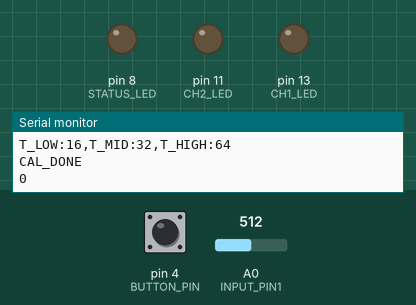
This sketch was run on a simulated Arduino Uno, built with avr-gcc and run on an emulated ATmega328P. Shown: output pins drawn as LEDs (lit = HIGH), the last lines printed to the serial monitor. Inputs (shaded band) come from the test bench; at power-on: A0 (INPUT_PIN1) = 512, pin 4 (BUTTON_PIN) LOW.

Above: at 4.8 s.
4.9 s: A0 (INPUT_PIN1) set to 716
At 6.1 s:
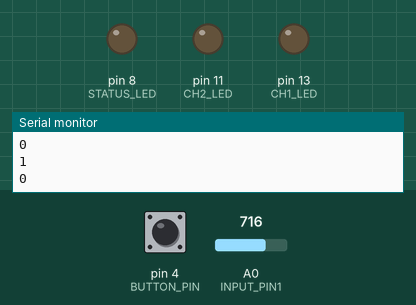
6.4 s: pin 4 (BUTTON_PIN) pulled HIGH for 0.15 s
At 7.6 s:
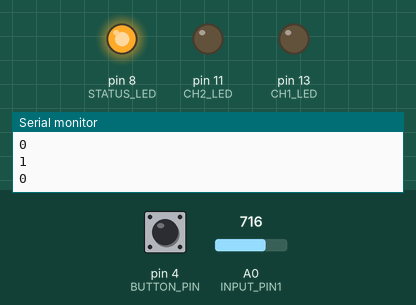
8.0 s: A0 (INPUT_PIN1) set to 306
At 9.0 s:
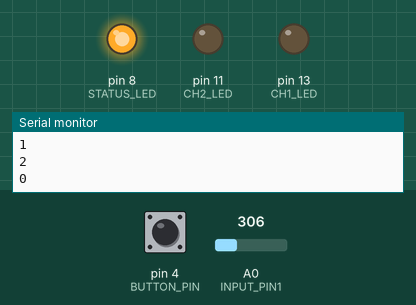
9.5 s: pin 4 (BUTTON_PIN) pulled HIGH for 1 s
At 10.3 s:
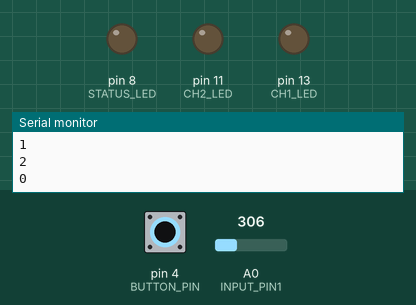
Timing chart, 0 to 12.5 s (numbered marks = the images above; inputs shaded):
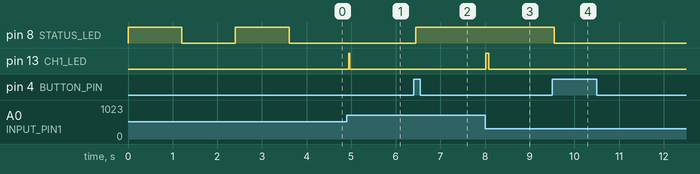

Measured:
- after the input at 4.9 s, pin 13 (CH1_LED): LOW → HIGH at once, → LOW 0.02 s later
- after the input at 6.4 s, pin 8 (STATUS_LED): LOW → HIGH after 0.05 s
- after the input at 8.0 s, pin 13 (CH1_LED): LOW → HIGH at once, → LOW 0.06 s later
- after the input at 9.5 s, pin 8 (STATUS_LED): HIGH → LOW after 0.05 s

The sketch:

EMG_GameController.ino
```cpp
// ============================================================
// EMG Game Controller - 3 FORCE LEVELS
// Final Year Project: Real-time Video Game Control via EMG
// Hardware: Arduino UNO R4 Minima + Muscle BioAmp Shield
//
// GESTURES (left hand only):
//   Relax              → command 0 → REST
//   Soft squeeze       → command 1 → LEFT
//   Medium squeeze     → command 2 → RIGHT
//   Hard squeeze       → command 3 → JUMP
//
// HOW IT WORKS:
//   After calibration, the system knows your resting level.
//   It then sets 3 thresholds above that:
//     Low threshold  = soft flex detected  → LEFT
//     Mid threshold  = medium flex         → RIGHT
//     High threshold = hard flex           → JUMP
//   The harder you squeeze, the bigger the envelope value.
//   We check which "zone" the envelope falls into.
// ============================================================

#define SAMPLE_RATE          500
#define BAUD_RATE            115200
#define INPUT_PIN1           A0
#define INPUT_PIN2           A2
#define CH1_LED              13
#define CH2_LED              11
#define BUTTON_PIN           4
#define STATUS_LED           8
#define BUFFER_SIZE          32
#define OUTPUT_INTERVAL_MS   20
#define CALIBRATION_SAMPLES  500
#define DEAD_ZONE            8

// ============================================================
// THRESHOLD MULTIPLIERS
// These define the 3 force zones above your resting baseline.
//
// Example: if your resting baseline = 10
//   LOW_MULT  1.8 → threshold_low  = 18  (soft flex)
//   MID_MULT  3.5 → threshold_mid  = 35  (medium flex)
//   HIGH_MULT 6.0 → threshold_high = 60  (hard flex)
//
// If gestures feel wrong, adjust these:
//   Soft flex triggering JUMP? → increase HIGH_MULT
//   Hard flex only triggering LEFT? → decrease all multipliers
// ============================================================
#define LOW_MULT   1.8    // Soft squeeze   → LEFT
#define MID_MULT   3.5    // Medium squeeze → RIGHT
#define HIGH_MULT  6.0    // Hard squeeze   → JUMP

// Circular buffers
int circular_buffer1[BUFFER_SIZE];
int data_index1 = 0, sum1 = 0;
int circular_buffer2[BUFFER_SIZE];
int data_index2 = 0, sum2 = 0;

// 3 thresholds — set automatically during calibration
int threshold_low  = 20;
int threshold_mid  = 40;
int threshold_high = 70;

// Button debounce
int ledState = LOW;
int buttonState = 0;
int lastButtonState = LOW;
unsigned long lastDebounceTime = 0;
unsigned long debounceDelay = 50;

// Timing
unsigned long lastOutputTime = 0;
int lastCommand = -1;


// ============================================================
// CALIBRATION
// Measures your resting signal for 3 seconds.
// Sets 3 thresholds at different multipliers above baseline.
// ============================================================
void calibrate() {
  Serial.println("CAL_START");
  Serial.println("RELAX your muscles for 3 seconds...");

  long baseline_sum = 0;

  for (int i = 0; i < CALIBRATION_SAMPLES * 3; i++) {
    delayMicroseconds(2000);

    int raw1 = analogRead(INPUT_PIN1);
    int sig1 = (int)EMGFilter1((float)raw1);
    int env1 = getEnvelope1(abs(sig1));
    baseline_sum += env1;

    if (i % 500 == 0) {
      digitalWrite(STATUS_LED, !digitalRead(STATUS_LED));
    }
  }

  int baseline = (int)(baseline_sum / (CALIBRATION_SAMPLES * 3));

  // Set the 3 force thresholds
  threshold_low  = max((int)(baseline * LOW_MULT),  DEAD_ZONE * 2);
  threshold_mid  = max((int)(baseline * MID_MULT),  DEAD_ZONE * 4);
  threshold_high = max((int)(baseline * HIGH_MULT), DEAD_ZONE * 8);

  // Send thresholds to Python for display
  Serial.print("T_LOW:");  Serial.print(threshold_low);
  Serial.print(",T_MID:"); Serial.print(threshold_mid);
  Serial.print(",T_HIGH:"); Serial.println(threshold_high);
  Serial.println("CAL_DONE");

  // Reset buffers
  memset(circular_buffer1, 0, sizeof(circular_buffer1));
  memset(circular_buffer2, 0, sizeof(circular_buffer2));
  sum1 = 0; sum2 = 0;
  data_index1 = 0; data_index2 = 0;

  digitalWrite(STATUS_LED, HIGH);
}


// ============================================================
// SETUP
// ============================================================
void setup() {
  Serial.begin(BAUD_RATE);

  pinMode(INPUT_PIN1, INPUT);
  pinMode(INPUT_PIN2, INPUT);
  pinMode(CH1_LED, OUTPUT);
  pinMode(CH2_LED, OUTPUT);
  pinMode(BUTTON_PIN, INPUT);
  pinMode(STATUS_LED, OUTPUT);

  calibrate();
}


// ============================================================
// MAIN LOOP
// ============================================================
void loop() {

  // Button debounce
  int reading = digitalRead(BUTTON_PIN);
  if (reading != lastButtonState) lastDebounceTime = millis();
  if ((millis() - lastDebounceTime) > debounceDelay) {
    if (reading != buttonState) {
      buttonState = reading;
      if (buttonState == HIGH) ledState = !ledState;
    }
  }
  lastButtonState = reading;
  digitalWrite(STATUS_LED, ledState);

  // 500Hz sampling timer
  static unsigned long past = 0;
  unsigned long present = micros();
  unsigned long interval = present - past;
  past = present;

  static long timer = 0;
  timer -= interval;

  if (timer < 0) {
    timer += 1000000 / SAMPLE_RATE;

    // Read and filter Channel 1 (left hand)
    int sensor_value1 = analogRead(INPUT_PIN1);
    int signal1       = (int)EMGFilter1((float)sensor_value1);
    int envelope1     = getEnvelope1(abs(signal1));

    // LED brightness shows force level
    digitalWrite(CH1_LED, envelope1 > threshold_low ? HIGH : LOW);

    // Send command at 50Hz
    unsigned long now = millis();
    if (now - lastOutputTime >= OUTPUT_INTERVAL_MS) {
      lastOutputTime = now;

      // --------------------------------------------------------
      // 3-LEVEL FORCE GESTURE CLASSIFICATION
      //
      // We check from HIGH to LOW so the highest zone wins.
      // envelope1 is your current muscle signal strength.
      //
      //   envelope >= threshold_high  → HARD flex   → command 3 (JUMP)
      //   envelope >= threshold_mid   → MEDIUM flex → command 2 (RIGHT)
      //   envelope >= threshold_low   → SOFT flex   → command 1 (LEFT)
      //   below all thresholds        → REST        → command 0
      // --------------------------------------------------------
      int command = 0;

      if (envelope1 >= threshold_high) {
        command = 3;   // HARD squeeze → JUMP
      } else if (envelope1 >= threshold_mid) {
        command = 2;   // MEDIUM squeeze → RIGHT
      } else if (envelope1 >= threshold_low) {
        command = 1;   // SOFT squeeze → LEFT
      } else {
        command = 0;   // REST
      }

      // Only send when command changes
      if (command != lastCommand) {
        Serial.println(command);
        lastCommand = command;
      }
    }
  }
}


// ============================================================
// ENVELOPE DETECTION
// ============================================================
int getEnvelope1(int abs_emg) {
  sum1 -= circular_buffer1[data_index1];
  sum1 += abs_emg;
  circular_buffer1[data_index1] = abs_emg;
  data_index1 = (data_index1 + 1) % BUFFER_SIZE;
  return (sum1 / BUFFER_SIZE) * 2;
}

int getEnvelope2(int abs_emg) {
  sum2 -= circular_buffer2[data_index2];
  sum2 += abs_emg;
  circular_buffer2[data_index2] = abs_emg;
  data_index2 = (data_index2 + 1) % BUFFER_SIZE;
  return (sum2 / BUFFER_SIZE) * 2;
}


// ============================================================
// BAND-PASS BUTTERWORTH FILTER (74.5 - 149.5 Hz, Order 4)
// ============================================================
float EMGFilter1(float input) {
  float output = input;
  { static float z1, z2;
    float x = output - 0.05159732f*z1 - 0.36347401f*z2;
    output = 0.01856301f*x + 0.03712602f*z1 + 0.01856301f*z2;
    z2 = z1; z1 = x; }
  { static float z1, z2;
    float x = output - (-0.53945795f)*z1 - 0.39764934f*z2;
    output = x - 2.0f*z1 + z2;
    z2 = z1; z1 = x; }
  { static float z1, z2;
    float x = output - 0.47319594f*z1 - 0.70744137f*z2;
    output = x + 2.0f*z1 + z2;
    z2 = z1; z1 = x; }
  { static float z1, z2;
    float x = output - (-1.00211112f)*z1 - 0.74520226f*z2;
    output = x - 2.0f*z1 + z2;
    z2 = z1; z1 = x; }
  return output;
}

float EMGFilter2(float input2) {
  float output = input2;
  { static float z1, z2;
    float x = output - 0.05159732f*z1 - 0.36347401f*z2;
    output = 0.01856301f*x + 0.03712602f*z1 + 0.01856301f*z2;
    z2 = z1; z1 = x; }
  { static float z1, z2;
    float x = output - (-0.53945795f)*z1 - 0.39764934f*z2;
    output = x - 2.0f*z1 + z2;
    z2 = z1; z1 = x; }
  { static float z1, z2;
    float x = output - 0.47319594f*z1 - 0.70744137f*z2;
    output = x + 2.0f*z1 + z2;
    z2 = z1; z1 = x; }
  { static float z1, z2;
    float x = output - (-1.00211112f)*z1 - 0.74520226f*z2;
    output = x - 2.0f*z1 + z2;
    z2 = z1; z1 = x; }
  return output;
}
```
